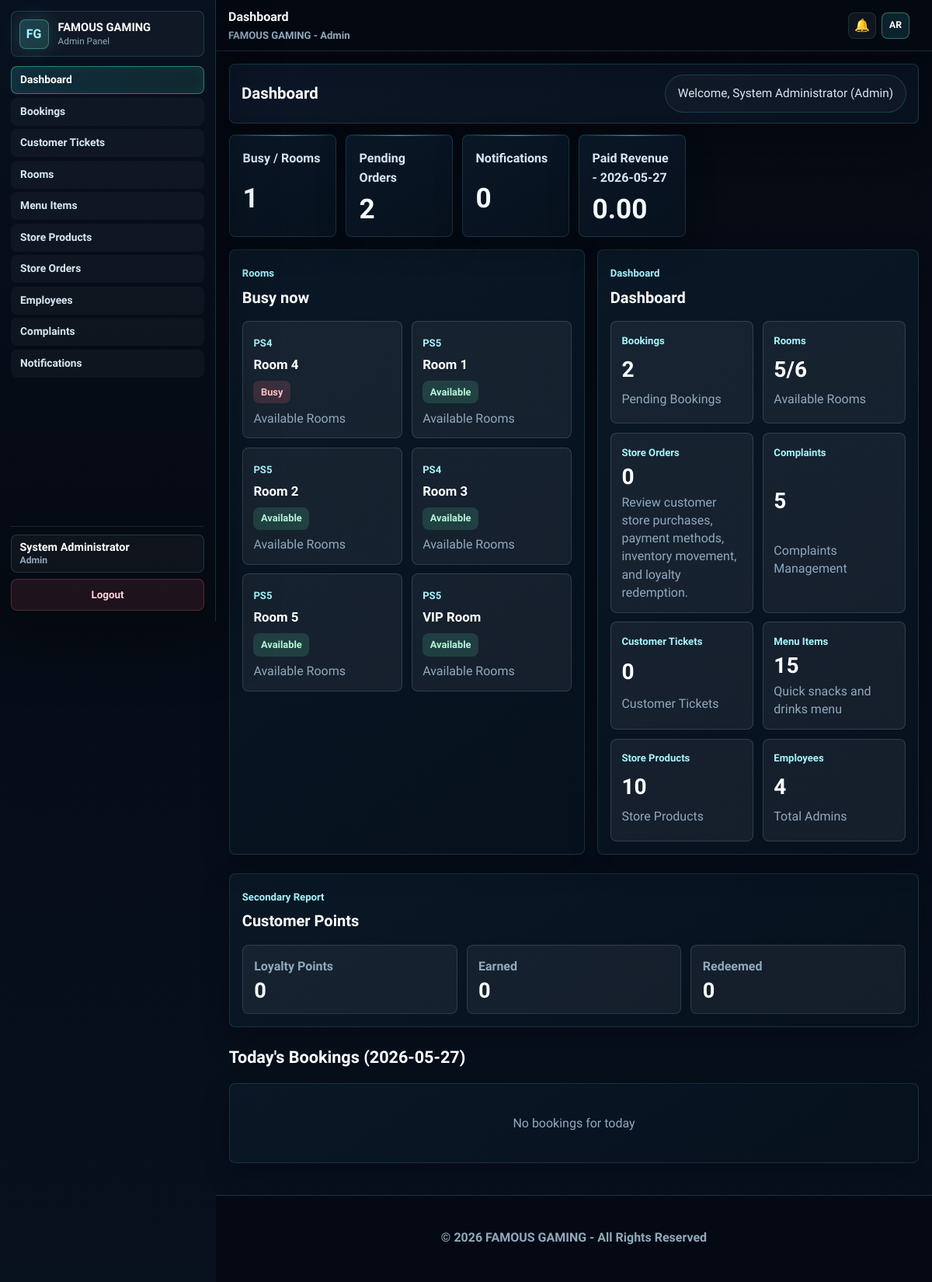
Page /admin/dashboard.php (signed in) on the committed database.
### tables this page shows
CREATE TABLE `rooms` (
    `id` INT PRIMARY KEY AUTO_INCREMENT,
    `room_name` VARCHAR(100) NOT NULL,
    `room_type` VARCHAR(50) NOT NULL,
    `price_per_hour` DECIMAL(10,2) NOT NULL,
    `status` VARCHAR(20) NOT NULL DEFAULT 'Available',
    `services` TEXT,
    `description` TEXT,
    `image_path` VARCHAR(255) DEFAULT NULL,
    `image_uploaded_at` TIMESTAMP NULL DEFAULT NULL,
    `created_at` TIMESTAMP DEFAULT CURRENT_TIMESTAMP,
    `updated_at` TIMESTAMP DEFAULT CURRENT_TIMESTAMP ON UPDATE CURRENT_TIMESTAMP
);

### admin/dashboard.php (the view, shortened to what the rows shown need)
<?php
require_once 'auth_check.php';
$room_statuses = [];
$room_status_result = mysqli_query(
    $conn,
    "SELECT
        r.id,
        r.room_name,
        r.room_type,
        r.status,
        active_booking.customer_name,
        active_booking.start_time,
        active_booking.hours
     FROM rooms r
     LEFT JOIN bookings active_booking
        ON active_booking.room_id = r.id
        AND active_booking.status IN ('Pending', 'Confirmed')
        AND active_booking.booking_date = CURDATE()
        AND CURTIME() >= active_booking.start_time
        AND CURTIME() < ADDTIME(active_booking.start_time, SEC_TO_TIME(active_booking.hours * 3600))
     ORDER BY FIELD(r.status, 'Busy', 'Available'), r.room_name ASC"
);
if ($room_status_result) {
    $room_statuses = mysqli_fetch_all($room_status_result, MYSQLI_ASSOC);
}
include 'includes/header.php';
?>
    <div class="content">
        <div class="container">
            <div class="page-header">
                <h1><?php echo t('admin_dashboard_heading'); ?></h1>
            </div>
            <div class="admin-dashboard-overview">
                <section class="admin-overview-panel">
                    <div class="admin-panel-heading">
                        <h2><?php echo t('status_busy_now'); ?></h2>
                    </div>
                    <div class="admin-room-status-grid">
                        <?php foreach ($room_statuses as $room_status): ?>
                            <?php
                            $active_room_booking = !empty($room_status['customer_name']);
                            $room_display_status = $active_room_booking ? 'Busy' : $room_status['status'];
                            $room_status_key = strtolower((string)$room_display_status);
                            $room_status_class = preg_replace('/[^a-z0-9_-]+/i', '-', $room_status_key);
                            $room_time_label = '';
                            ?>
                            <article class="admin-room-status-card status-<?php echo htmlspecialchars($room_status_class, ENT_QUOTES, 'UTF-8'); ?>">
                                <div>
                                    <span><?php echo htmlspecialchars($room_status['room_type']); ?></span>
                                    <h3><?php echo htmlspecialchars($room_status['room_name']); ?></h3>
                                </div>
                                <strong><?php echo htmlspecialchars(t('status_' . $room_status_key, [], $room_display_status)); ?></strong>
                                <?php if ($active_room_booking): ?>
                                    <p><?php echo htmlspecialchars($room_status['customer_name']); ?> · <?php echo htmlspecialchars($room_time_label); ?></p>
                                <?php else: ?>
                                    <p><?php echo t('admin_dashboard_available_rooms'); ?></p>
                                <?php endif; ?>
                            </article>
                        <?php endforeach; ?>
                    </div>
                </section>
                <section class="admin-overview-panel">
                    <div class="admin-panel-heading">
                        <h2><?php echo t('admin_nav_dashboard'); ?></h2>
                    </div>
                </section>
            </div>
            <section class="admin-overview-panel admin-loyalty-report">
                <div class="admin-panel-heading">
                    <h2><?php echo t('admin_dashboard_loyalty_points'); ?></h2>
                </div>
            </section>
            <h2 class="section-title"><?php echo t('admin_dashboard_todays_bookings'); ?> (<?php echo date('Y-m-d'); ?>)</h2>
        </div>
    </div>
<?php
include 'includes/footer.php';
?>

### rows in the picture
rooms: room_type "PS4", room_name "Room 4", status "Busy"
rooms: room_type "PS5", room_name "Room 1", status "Available"
rooms: room_type "PS5", room_name "Room 2", status "Available"
rooms: room_type "PS4", room_name "Room 3", status "Available"
rooms: room_type "PS5", room_name "Room 5", status "Available"
rooms: room_type "PS5", room_name "VIP Room", status "Available"

### other values in the picture
t('brand_name') "FAMOUS GAMING"
t('admin_panel_title') "Admin Panel"
$nav_item['label'] "Dashboard"
$nav_item['label'] "Bookings"
$nav_item['label'] "Customer Tickets"
$nav_item['label'] "Rooms"
$nav_item['label'] "Menu Items"
$nav_item['label'] "Store Products"
$nav_item['label'] "Store Orders"
$nav_item['label'] "Employees"
$nav_item['label'] "Complaints"
$nav_item['label'] "Notifications"
$admin_display_name "System Administrator"
t('admin_nav_logout') "Logout"
$page_title "Dashboard"
